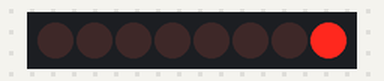
The sketch below on a simulated Arduino Uno, built with avr-gcc and run on an emulated ATmega328P. On the bench: 8 shift-register outputs drawn as a row of LEDs (first output left, lit = HIGH). Wiring (inferred from the names in the program): shift register (74HC595): data pin 11; shift clock pin 12; latch pin 8. Wiring (inferred from the signals the program sends): row of LEDs: on Q0, Q1, Q2, Q3, Q4, Q5, Q6, Q7.

Above: at 0.03 s.
At 0.38 s:
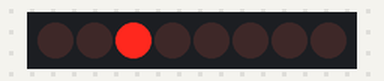
At 0.73 s:
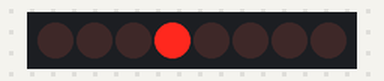
At 1.43 s:
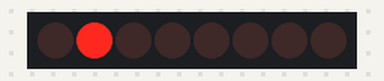
At 2.14 s:
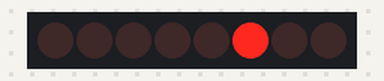
At 2.91 s:
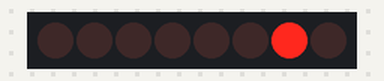
Timing chart, 0 to 3.2 s (numbered marks = the images above):
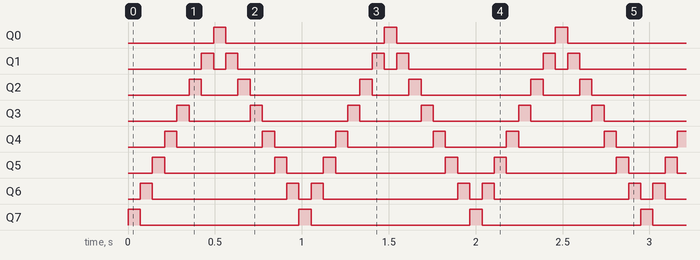

The sketch:

cyloncode.ino
```cpp
const int latchPin = 8;
const int clockPin = 12;
const int dataPin = 11;

void setup() {
  //set up pins
  pinMode(latchPin, OUTPUT);
  pinMode(clockPin, OUTPUT);
  pinMode(dataPin, OUTPUT);
}

void loop() {
  clearLeds();
  //lights up LEDs going up the board
  for (int j = 7; j > 0; j--){
   //clear the LED before specified
   registerWrite(j+1, LOW);
   //light up LED
   registerWrite(j, HIGH);
   delay(70);
  };
  //as before, but with LEDs lighting up going down the board
  for (int j = 0; j < 7; j++){
    registerWrite(j-1, LOW);
   registerWrite(j, HIGH);
   delay(70);
  };
}

//function to define the sending off data
//to avoid writing these steps repeatedly
void sendData(int number) {
  digitalWrite(latchPin, LOW);
  shiftOut(dataPin, clockPin, MSBFIRST, number);
  digitalWrite(latchPin, HIGH);
}

//assigning a state to a specific LED pin (high or low)
void registerWrite(int whichPin, int whichState) {
  byte bitsToSend = 0;
  bitWrite(bitsToSend, whichPin, whichState);
  sendData(bitsToSend);


}
//clears the LED board
void clearLeds() {
  sendData(0);
}
```

Measured:
- by itself, Q0, Q7: alternates HIGH for 0.07 s and LOW for 0.91 s
- by itself, Q1: repeats every 0.98 s: LOW 0.07 s, HIGH 0.07 s, LOW 0.77 s, HIGH 0.07 s
- by itself, Q2: repeats every 0.98 s: LOW 0.21 s, HIGH 0.07 s, LOW 0.63 s, HIGH 0.07 s
- by itself, Q3: repeats every 0.98 s: LOW 0.35 s, HIGH 0.07 s, LOW 0.49 s, HIGH 0.07 s
- by itself, Q4: repeats every 0.98 s: LOW 0.49 s, HIGH 0.07 s, LOW 0.35 s, HIGH 0.07 s
- by itself, Q5: repeats every 0.98 s: LOW 0.63 s, HIGH 0.07 s, LOW 0.21 s, HIGH 0.07 s
- by itself, Q6: repeats every 0.98 s: LOW 0.77 s, HIGH 0.07 s, LOW 0.07 s, HIGH 0.07 s
